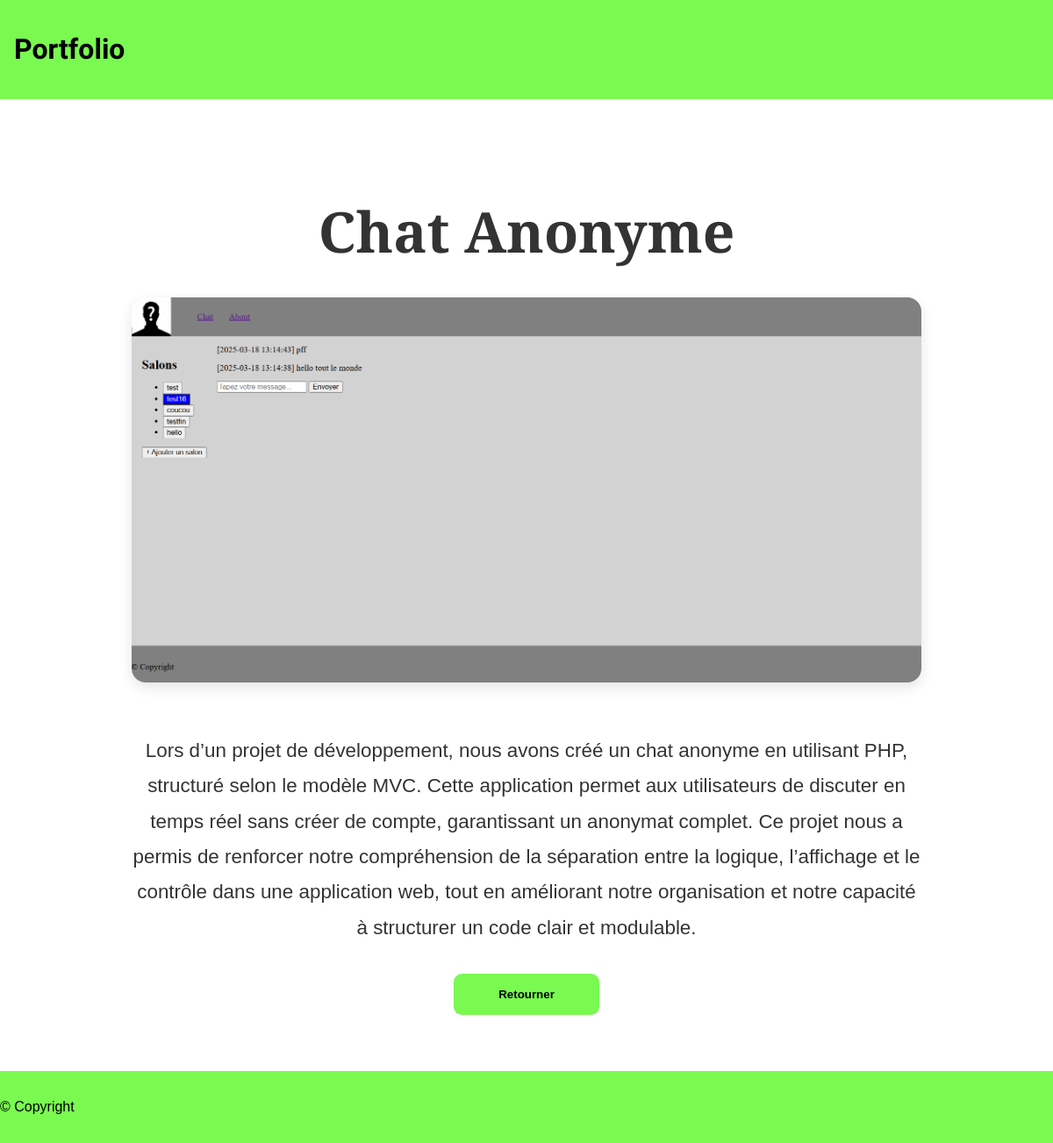
Screenshot of /index.php?page=projet&id=3 with the database file from the repository.
### tables this page shows
CREATE TABLE `projet` (
  `id` int(11) NOT NULL,
  `titre` varchar(255) NOT NULL,
  `description` text NOT NULL,
  `image` varchar(255) NOT NULL,
  `short_description` varchar(255) NOT NULL,
  `id_category` int(10) DEFAULT NULL
);

### controllers/ProjetController.php (called while the page is built, shortened)
<?php
require_once "repositories/ProjetRepository.php";
require_once "models/Projet.php";
class ProjetController extends AbstractController
{
    private ProjetRepository $projetRepository;
    public function __construct()
    {
        $this->projetRepository = new ProjetRepository();
    }
    public function projet(): void
    {
        if (isset($_GET['id'])) {
            $id = intval($_GET['id']);
            $projet = $this->projetRepository->getProjetById($id);
        } else {
            $error = "Aucun projet sélectionné.";
        }
        require_once "views/layout.phtml";
    }
}

### services/database.php (called while the page is built, shortened)
<?php
function getConnexion(): PDO
{
    return new PDO(
        'mysql:host=' . DB_HOST . ';port=' . DB_PORT . ';dbname=' . DB_NAME . ';charset=utf8mb4',
        DB_USERNAME,
        DB_PASSWORD,
        [
            PDO::ATTR_ERRMODE => PDO::ERRMODE_EXCEPTION
        ]
    );
}

### repositories/ProjetRepository.php (called while the page is built, shortened)
<?php
require_once "services/database.php";
require_once "models/Projet.php";
class ProjetRepository
{
    private \PDO $pdo;
    public function __construct()
    {
        $this->pdo = getConnexion();
    }
    public function getProjetById(int $id): ?Projet
    {
        $query = $this->pdo->prepare('SELECT * FROM projet WHERE id = :id');
        $query->bindParam(':id', $id, \PDO::PARAM_INT);
        $query->execute();
        $data = $query->fetch(\PDO::FETCH_ASSOC);
        return new Projet(
            (int) $data['id'],
            $data['titre'] ?? '',
            $data['description'] ?? '',
            $data['short_description'] ?? '',
            $data['image'] ?? ''
        );
    }
}

### models/Projet.php (called while the page is built, shortened)
<?php
class Projet
{
    public function __construct(?int $id, string $title, string $description, string $short_description, string $image)
    {
        $this->title = $title;
        $this->description = $description;
        $this->image = $image;
    }
}

### views/projet/projet.phtml (the view, shortened to what this page needs)
<div class="projects">
    <?php if ($projet): ?>
        <h1><?= htmlspecialchars($projet->title) ?></h1>
        <img src="assets/img/<?= htmlspecialchars($projet->image) ?>"
             alt="<?= htmlspecialchars($projet->title) ?>">
        <p><?= nl2br(htmlspecialchars($projet->description)) ?></p>
        <a href="index.php?page=about">
            <button type="button">Retourner</button>
        </a>
    <?php endif; ?>
</div>

### assets/css/app.css (style rules this page uses)
a { text-decoration: none; color: black; }
.projects { padding: 4rem 2rem; text-align: center; max-width: 900px; margin: 0 auto; }
.projects h1 { font-family: "Arvo"; font-size: 2rem; margin-bottom: 2rem; color: #333; }
.projects p { font-size: 1.2rem; line-height: 1.8; margin-bottom: 2rem; color: #333; }
.projects img { width: 100%; max-height: 500px; -o-object-fit: cover; object-fit: cover; border-radius: 1rem; margin-bottom: 2rem; box-shadow: 0 6px 15px rgba(0, 0, 0, 0.1); }
.projects a button { background-color: #7AF951; color: #000000; padding: 1rem 3.2rem; font-weight: bold; border-radius: 0.6rem; border: none; outline: none; transition: transform 0.7s; }
body { box-sizing: border-box; margin: 0; padding: 0; font-family: sans-serif; }
@media screen and (min-width: 1024px) { .projects h1 { font-size: 4rem; } }
@media screen and (min-width: 1024px) { .projects p { font-size: 1.4rem; } }
@media screen and (min-width: 1024px) { .projects img { max-height: 600px; } }

### rows the page displays
projet: titre "Chat Anonyme", image (picture), description "Lors d’un projet de développement, nous avons créé un chat anonyme en utilisant PHP, structuré selon le modèle MVC. Cette application permet aux utilisateurs de discuter en temps réel sans créer de compte, garantissant un anonymat complet. Ce projet nous a permis de renforcer notre compréhension de la séparation entre la logique, l’affichage et le contrôle dans une application web, tout en améliorant notre organisation et notre capacité à structurer un code clair et modulable."
